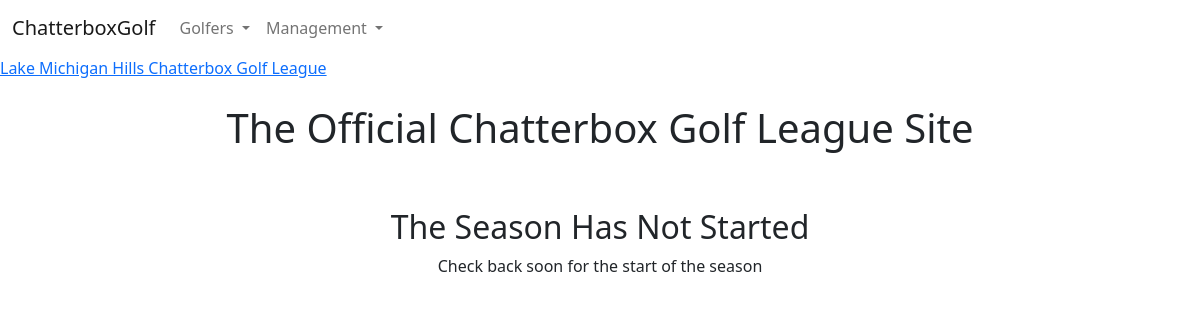
The app's page /, older data.
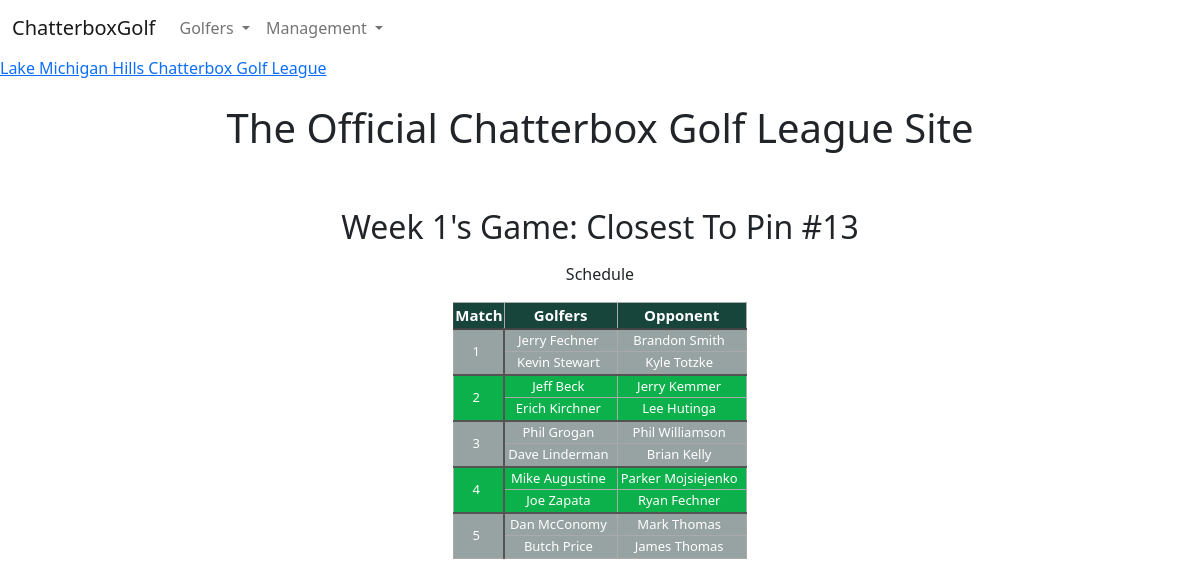
The same page, newer data.
### main/models.py (models this page shows, shortened)
class Week(models.Model):
    season = models.ForeignKey(Season, on_delete=models.CASCADE)
    date = models.DateTimeField(default=timezone.now)
    rained_out = models.BooleanField()
    number = models.IntegerField()
    is_front = models.BooleanField()

class Game(models.Model):
    name = models.CharField(max_length=80)
    desc = models.TextField(max_length=480)
    week = models.ForeignKey(Week, on_delete=models.CASCADE, null=True)

class Golfer(models.Model):
    name = models.CharField(max_length=40)

### main/views.py (the view)
# urls.py: path('', include('main.urls')),
def main(request):
    season = get_current_season()
    last_week = get_last_week()
    next_week = get_next_week()
    if season:
        initialized = True
    else:
        initialized = False
    if initialized:
        if next_week:
            next_game = get_game(next_week)
            next_week_schedule = get_schedule(next_week)
        else:
            next_game = None
            next_week_schedule = None
        if last_week:
            last_game = get_game(last_week)
            is_second_half = last_week.number > 8
            if last_game:
                game_winners = get_game_winners(last_game)
                if game_winners:
                    game_winner_payout = (GameEntry.objects.filter(week=last_week).count() * 2) / len(game_winners)
                else:
                    game_winner_payout = 0
            else:
                game_winners = None
                game_winner_payout = 0
        else:
            last_game = None
            game_winners = None
            game_winner_payout = 0
            is_second_half = False
        lastGameWinner = []
        season_golfers = Golfer.objects.filter(team__season=season)
        context = {
            'initialized': initialized,
            'next_week': next_week,
            'last_week': last_week,
            'next_game': next_game,
            'last_game': last_game,
            'game_winners': game_winners,
            'game_winner_payout': game_winner_payout,
            'next_week_schedule': next_week_schedule,
            'firstHalfStandings': [],
            'secondHalfStandings': [],
            'fullStandings': [],
            'is_second_half': is_second_half,
            'unestablished': [],
            'season_golfers': season_golfers,
        }
    else:
        context = {
            'initialized': initialized,
        }
    return render(request, 'main.html', context)

### main/helper.py (called while the page is built)
def get_game(week):
    if Game.objects.filter(week=week).exists():
        game = Game.objects.get(week=week)
    else:
        game = None
    return game

def get_current_season():
    now = datetime.now()
    if Season.objects.filter(year=now.year).exists():
        season = Season.objects.get(year=now.year)
    else:
        season = False
    return season

def get_last_week():
    current_season = get_current_season()
    if not current_season:
        return None
    else:
        weeks = Week.objects.filter(season=current_season, date__lt=timezone.now()).order_by('-date')
        for week in weeks:
            if Score.objects.filter(week=week).exists():
                return week
        return None

### main/templates/main.html (shortened to what this page needs)
{% extends "base.html" %}
{% load static %}
{% block page_content %}
<a class="weatherwidget-io" href="https://forecast7.com/en/42d12n86d45/benton-harbor/?unit=us" data-label_1="Lake Michigan Hills" data-label_2="Chatterbox Golf League" data-theme="original">Lake Michigan Hills Chatterbox Golf League</a>
<div class="container">
  <div class="row text-center p-4">
    <h1>The Official Chatterbox Golf League Site</h1>
  </div>
  <div class="row text-center">
    <br>
  </div>
  {% if initialized %}
    {% if next_game %}
    <div class="row mb-2 text-center">
      <h2 class="text-center mb-2">Week {{ next_week.number }}'s Game: {{ next_game.name }}</h2>
    </div>
    {% endif %}
    {% if next_week_schedule %}
    <div class="row">
        <p class="text-center">Schedule</p>
        <table id="schedule">
          <thead>
            <tr>
              <th>Match</th>
              <th>Golfers</th>
              <th>Opponent</th>
            </tr>
          </thead>
          <tbody>
            {% for matchup in next_week_schedule %}
              <tr>
                <td class="team" rowspan="2">{{ forloop.counter }}</td>
                <td class="name">{{ matchup.high_match.0 }}</td>
                <td class="name">{{ matchup.high_match.1 }}</td>
              </tr>
              <tr>
                <td class="name">{{ matchup.low_match.0 }}</td>
                <td class="name">{{ matchup.low_match.1 }}</td>
              </tr>
            {% endfor %}
          </tbody>
        </table>
    </div>
    {% else %}
      <div>
        <p class="text-center">The schedule is not entered yet.</p>
      </div>
    {% endif %}
  {% else %}
    <div class="row text-center">
      <h2 class="text-center">The Season Has Not Started</h2>
      <p>Check back soon for the start of the season</p>
    </div>
  {% endif %}
</div>
{% endblock %}

Row changes from the older to the newer data that the page shows:
added Week: number "1"
added Game: name "Closest To Pin #13"
now on this page (row unchanged): Golfer: high_match.0 "Jerry Fechner"
now on this page (row unchanged): Golfer: high_match.1 "Brandon Smith"
added Golfer: low_match.0 "Kevin Stewart"
now on this page (row unchanged): Golfer: low_match.1 "Kyle Totzke"
now on this page (row unchanged): Golfer: high_match.0 "Jeff Beck"
added Golfer: high_match.1 "Jerry Kemmer"
now on this page (row unchanged): Golfer: low_match.0 "Erich Kirchner"
added Golfer: low_match.1 "Lee Hutinga"
now on this page (row unchanged): Golfer: high_match.0 "Phil Grogan"
added Golfer: high_match.1 "Phil Williamson"
now on this page (row unchanged): Golfer: low_match.0 "Dave Linderman"
added Golfer: low_match.1 "Brian Kelly"
now on this page (row unchanged): Golfer: high_match.0 "Mike Augustine"
now on this page (row unchanged): Golfer: high_match.1 "Parker Mojsiejenko"
added Golfer: low_match.0 "Joe Zapata"
now on this page (row unchanged): Golfer: low_match.1 "Ryan Fechner"
added Golfer: high_match.0 "Dan McConomy"
now on this page (row unchanged): Golfer: high_match.1 "Mark Thomas"
added Golfer: low_match.0 "Butch Price"
now on this page (row unchanged): Golfer: low_match.1 "James Thomas"
Text that changed along with them:
text no longer shown: "The Season Has Not Started Check back soon for the start of the season"
text now shown: "Week 's Game: Schedule Match Golfers Opponent"
new list line: "1"
new list line: "2"
new list line: "3"
new list line: "4"
new list line: "5"
